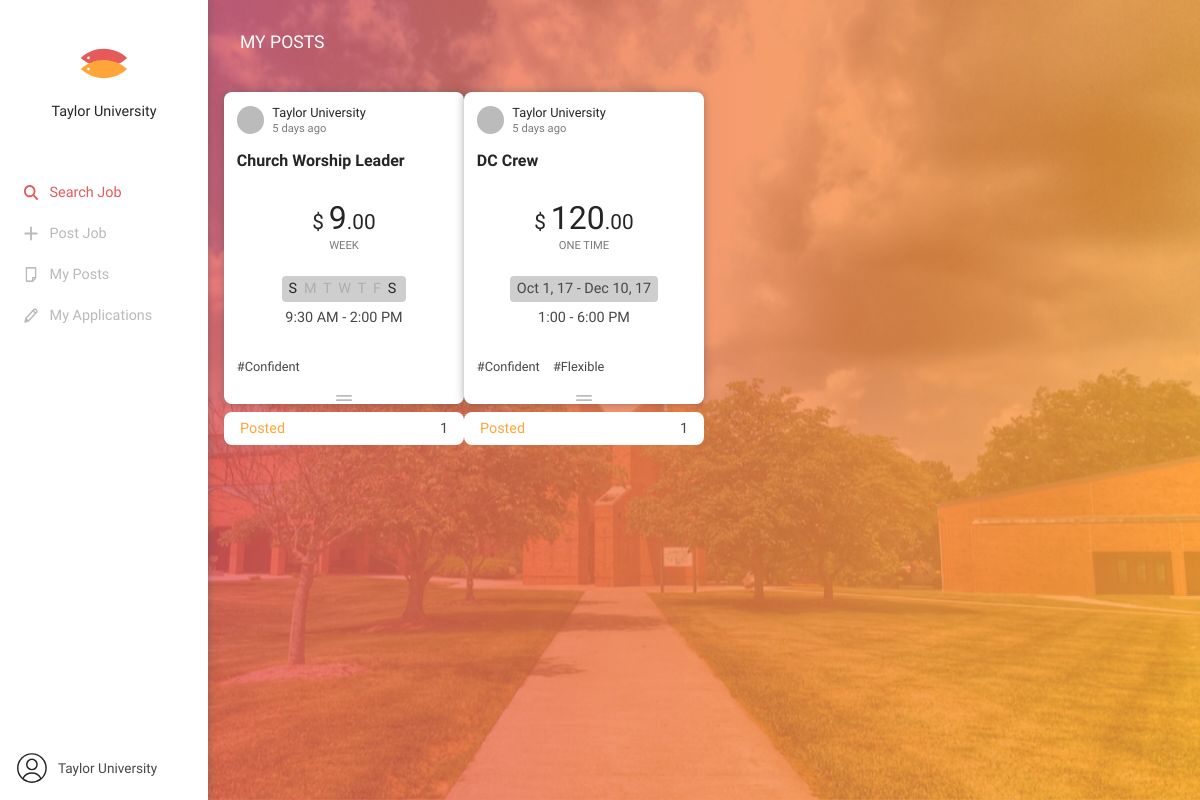
The page /posts (signed in) on the database its author committed.
### tables this page shows
CREATE TABLE user
(
  id             INTEGER PRIMARY KEY, /* random */
  email          TEXT NOT NULL,
  password       TEXT NOT NULL,
  name           TEXT NOT NULL,
  gender         TEXT NULL,
  contact        TEXT NULL,
  date_of_birth  DATE NULL,
  is_campus      TEXT DEFAULT 'NO',
  is_registered  TEXT DEFAULT 'NO',
  created_at     DATETIME DEFAULT CURRENT_TIMESTAMP
);

CREATE TABLE job
(
  id             INTEGER PRIMARY KEY, /* random */
  user_id        INTEGER REFERENCES user (id),
  title          TEXT NOT NULL,
  description    TEXT NOT NULL,
  term           TEXT NOT NULL,
  start_date     DATE NULL,
  end_date       DATE NULL,
  start_time     TIME NULL,
  end_time       TIME NULL,
  day            TEXT NULL,
  money          INTEGER NOT NULL,
  every          TEXT NOT NULL,
  accepted       INTEGER REFERENCES application (id) DEFAULT 0,
  created_at     DATETIME DEFAULT CURRENT_TIMESTAMP
);

CREATE TABLE job_tag
(
  job_id         INTEGER REFERENCES job (id),
  tag_id         INTEGER REFERENCES tag (id),
  created_at     DATETIME DEFAULT CURRENT_TIMESTAMP,
  PRIMARY KEY (job_id, tag_id)
);

CREATE TABLE tag
(
  id              INTEGER PRIMARY KEY, /* random */
  description     TEXT NOT NULL,
  created_at     DATETIME DEFAULT CURRENT_TIMESTAMP
);

### fivetwo.py (the view)
@app.route('/posts', methods=["GET", "POST"])
def posts():
    jobs = db.posts(current_user.id)
    outputs = []
    for j in jobs:
        job = {}
        job['id'] = j['id']
        job['user'] = {}
        job['user']['id'] = j['user_id']
        job['user']['name'] = db.user(j['user_id'])['name']
        job['title'] = j['title']
        job['date'] = j['created_at']
        job['description'] = j['description']
        job['term'] = j['term']
        if job['term'] == 'LONG':
            days = str(j['day']).split("/")
            job['day'] = days
        else:
            start_month = datetime.datetime.strptime(j['start_date'], '%Y-%m-%d').strftime("%b")
            start_day = int(datetime.datetime.strptime(j['start_date'], '%Y-%m-%d').strftime("%d"))
            start_year = datetime.datetime.strptime(j['start_date'], '%Y-%m-%d').strftime("%y")
            end_month = datetime.datetime.strptime(j['end_date'], '%Y-%m-%d').strftime("%b")
            end_day = int(datetime.datetime.strptime(j['end_date'], '%Y-%m-%d').strftime("%d"))
            end_year = datetime.datetime.strptime(j['end_date'], '%Y-%m-%d').strftime("%y")
            job['start_date'] = start_month + " " + str(start_day) + ", " + start_year
            job['end_date'] = end_month + " " + str(end_day) + ", " + end_year
        start_hour = int(datetime.datetime.strptime(j['start_time'], '%H:%M').strftime("%H"))
        start_minute = datetime.datetime.strptime(j['start_time'], '%H:%M').strftime("%M")
        start_ampm = "AM"
        end_hour = int(datetime.datetime.strptime(j['end_time'], '%H:%M').strftime("%H"))
        end_minute = datetime.datetime.strptime(j['end_time'], '%H:%M').strftime("%M")
        end_ampm = "AM"
        if start_hour == 12:
            start_ampm = "PM"
        elif start_hour > 12:
            start_hour -= 12
            start_ampm = "PM"
        if end_hour == 12:
            end_ampm = "PM"
        elif end_hour > 12:
            end_hour -= 12
            end_ampm = "PM"
        if start_ampm == end_ampm:
            job['start_time'] = str(start_hour) + ":" + start_minute
            job['end_time'] = str(end_hour) + ":" + end_minute + " " + end_ampm
        else:
            job['start_time'] = str(start_hour) + ":" + start_minute + " " + start_ampm
            job['end_time'] = str(end_hour) + ":" + end_minute + " " + end_ampm
        job['money'] = str(j['money'])
        job['every'] = j['every']
        tags = db.job_tags(job['id'])
        job['tags'] = tags
        job['num_applications'] = len(db.job_applications(j['id']))
        outputs.append(job)
    return render_template('posts.html', jobs=outputs)

### db.py (called while the page is built)
def connect_db():
    db_path = os.path.join(DATABASE)
    if not os.path.isfile(db_path):
        raise RuntimeError("Can't find database file '{}'".format(db_path))
    connection = sqlite3.connect(db_path)
    connection.row_factory = sqlite3.Row
    return connection

def open_db_connection():
    g.db = connect_db()

def close_db_connection():
    db = getattr(g, 'db', None)
    if db is not None:
        db.close()

def user(id):
    u = g.db.execute('SELECT * FROM user WHERE id = ?', (id,)).fetchone()
    if u is None:
        return None
    if u['is_campus'] == 'YES':
        user = g.db.execute('SELECT * FROM user INNER JOIN user_campus ON user.id = user_campus.id WHERE user.id = ?', (id,)).fetchone()
    else:
        user = u
    return user

def user_info(email):
    u = g.db.execute('SELECT * FROM user WHERE email = ?', (email,)).fetchone()
    if u is None:
        return None
    if u['is_campus'] == 'YES':
        user = g.db.execute('SELECT * FROM user INNER JOIN user_campus ON user.id = user_campus.id WHERE email = ?', (email,)).fetchone()
    else:
        user = u
    return user

def job_tags(job_id):
    return g.db.execute('SELECT * FROM job_tag INNER JOIN tag ON tag_id = tag.id WHERE job_id = ?', (job_id,)).fetchall()

def job_applications(job_id):
    return g.db.execute('SELECT * FROM application WHERE job_id = ? ORDER BY created_at DESC', (job_id,)).fetchall()

def posts(user_id):
    return g.db.execute('SELECT * FROM job WHERE user_id = ? ORDER BY created_at DESC', (user_id,)).fetchall()

### fivetwo.py (called while the page is built)
@app.before_request
def before():
    db.open_db_connection()

@app.teardown_request
def after(exception):
    db.close_db_connection()

@login_mgr.user_loader
def load_user(id):
    return User(id)

### templates/posts.html (shortened to what this page needs)
{% extends 'base.html' %}
{% block content %}
<div id="page-posts" class="align--center">
    <h1>My Posts</h1>
    <div id="posts" class="align--left">
        {% for job in jobs %}<div class="div-job">
        <a href="/job/{{ job['id'] }}">
        <div class="job shadow">
            <div class="profile align--left">
                <div class="picture align--middle"></div>
                <div class="info align--middle">
                    <div class="user font--main font--black align--left">{{ job['user']['name'] }}</div>
                    <div class="date font--main align--left">5 days ago</div>
                </div>
            </div>
            <div class="title font--black align--left">{{ job['title'] }}</div>
            <div class="info align--center">
                <div class="wage font--main font--black align--center"><span class="dollar">$</span>{{ job['money'][:-2] }}<span class="cent">.{{ job['money'][-2:] }}</span></div>
                <div class="every font--main font--gray align--center">{{ job['every'] }}</div>
                <div class="day font--main">
                    {% if job['term'] == 'LONG' %}
                        {% if job['day'][0] == '0' %}
                            <span>S</span>
                        {% else %}
                            <span class="work">S</span>
                        {% endif %}
                        {% if job['day'][1] == '0' %}
                            <span>M</span>
                        {% else %}
                            <span class="work">M</span>
                        {% endif %}
                        {% if job['day'][2] == '0' %}
                            <span>T</span>
                        {% else %}
                            <span class="work">T</span>
                        {% endif %}
                        {% if job['day'][3] == '0' %}
                            <span>W</span>
                        {% else %}
                            <span class="work">W</span>
                        {% endif %}
                        {% if job['day'][4] == '0' %}
                            <span>T</span>
                        {% else %}
                            <span class="work">T</span>
                        {% endif %}
                        {% if job['day'][5] == '0' %}
                            <span>F</span>
                        {% else %}
                            <span class="work">F</span>
                        {% endif %}
                        {% if job['day'][6] == '0' %}
                            <span>S</span>
                        {% else %}
                            <span class="work">S</span>
                        {% endif %}
                    {% else %}
                        {% if job['start_date'] == job['end_date'] %}
                            {{ job['start_date'] }}
                        {% else %}
                            {{ job['start_date'] }} - {{ job['end_date'] }}
                        {% endif %}
                    {% endif %}
                </div>
                <div class="time font--main">{{ job['start_time'] }} - {{ job['end_time'] }}</div>
            </div>
            <div class="tags">
                {% for tag in job['tags'] %}
                    <div class="tag">#{{ tag['description'] }}</div>
                {% else %}
                    <div class="tag">&nbsp;</div>
                {% endfor %}
            </div>
            <div class="align--center">
                <img class="button" alt="" src="/static/img/card-button.svg">
            </div>
        </div><div class="bottom">
            <span class="status font--yellow">Posted</span><span class="applications">{{ job['num_applications'] }}</span>
        </div></a>
        </div>{% else %}
            <div>No jobs posted.</div>
        {% endfor %}
    </div>
</div>
{% endblock %}

### templates/base.html (shortened to what this page needs)
<!DOCTYPE html>
<html lang="en">
<head>
    <link rel="stylesheet" type="text/css" href="/static/css/animate.css">
    <link rel="stylesheet" type="text/css" href="/static/css/main.css?ver=1.0">
    <link rel="stylesheet" type="text/css" href="/static/css/job.css?ver=1.0">
    <link rel="stylesheet" type="text/css" href="/static/css/my.css?ver=1.0">
    <link rel="stylesheet" type="text/css" href="/static/css/login.css?ver=1.0">
    <link rel="stylesheet" type="text/css" href="/static/css/remodal.css">
    <link rel="stylesheet" type="text/css" href="/static/css/remodal-default-theme.css?ver=1.0">
    <link href="https://cdnjs.cloudflare.com/ajax/libs/font-awesome/4.2.0/css/font-awesome.css" rel="stylesheet">
</head>
<body>
<header class="shadow">
    <section>
        <div class="align--middle align--center"><a href="{{ url_for('index') }}"><img id="logo" alt="52CO" src="/static/img/fivetwo.svg"></a></div>
        <div id="campus-name" class="font--black font--500 align--center">Taylor University</div>
    </section>
{% if login == True %}
    <style>
        body {
            grid-template-columns: 20rem 1fr !important;
        }
    </style>
    <section id="section-login" class="align--center">
        <div class="tag font--main align--left">Campus</div>
        <button class="submit" type="button">Log In as Student/Faculty</button>
        <div class="tag font--main align--left" id="tag-community">Community</div>
        <form method="POST">
        {{ login_form.csrf_token }}
        {{ login_form.email(placeholder="Email Address") }}<br>
        {{ login_form.password(placeholder="Password") }}<br>
        {{ login_form.login_submit() }}
        </form>
    </section>
    <section class="align--left align--vertical">
        &copy; 2017
    </section>
{% else %}
    <section>
        <a href="{{ url_for('index') }}"><div class="menu now"><img alt="" src="/static/img/icon-search.svg">Search Job</div></a>
        <a href="{{ url_for('new') }}"><div class="menu"><img alt="" src="/static/img/icon-add-gray.svg">Post Job</div></a>
        <a href="{{ url_for('posts') }}"><div class="menu"><img alt="" src="/static/img/icon-jobs-gray.svg">My Posts</div></a>
        <a href="{{ url_for('applications') }}"><div class="menu"><img alt="" src="/static/img/icon-edit-gray.svg">My Applications</div></a>
    </section>
    <section class="align--left align--vertical">
        <div id="profile" class="align--left">
            <a href="{{ url_for('logout') }}">
            <img alt="PROFILE" src="/static/img/profile.svg">
            <div id="user-name" class="font--main font--500 align--middle">{{ current_user.name }}</div>
            </a>
        </div>
    </section>
{% endif %}
</header>
<div id="page" class="align--center">
{% block content %}
{% endblock %}
</div>
</body>
</html>

### static/css/main.css (style rules this page uses)
*, *::before, *::after { transition: all ease-out 0.3s; }
html { -webkit-box-sizing: border-box; -moz-box-sizing: border-box; box-sizing: border-box; display: block; }
body { width: 100%; height: 100%; background: none; display: grid; grid-template-columns: 13rem 1fr; grid-template-rows: 1fr; grid-gap: 0; -webkit-box-sizing: border-box; -moz-box-sizing: border-box; box-sizing: border-box; padding: 0; margin: 0; font-size: 0.9rem; font-family: 'Quicksand', sans-serif; font-weight: 500; color: #474747; }
a { text-decoration: none; color: #474747; cursor: pointer; }
h1 { color: #252525; font-size: 1.1rem; font-family: 'Questrial', sans-serif; font-weight: 500; margin: 0; margin-bottom: 2rem; text-align: left; text-transform: uppercase; }
img { margin: 0; vertical-align: middle; }
.align--left { text-align: left; }
.align--center { text-align: center; }
.align--middle { vertical-align: middle; }
.font--black { color: #252525; }
.font--yellow { color: #FFA539; }
.font--gray { color: #7a7a7a; }
.font--main { font-family: 'Questrial', sans-serif !important; font-weight: 500 !important; }
.font--500 { font-weight: 500; }
.shadow { -webkit-box-shadow: 0 0 0.5rem rgba(85,85,85,0.5); -moz-box-shadow: 0 0 0.5rem rgba(85,85,85,0.5); box-shadow: 0 0 0.5rem rgba(85,85,85,0.5); }
header { background: #fff; z-index: 10; display: grid; grid-template-columns: 1fr; grid-template-rows: 10rem 1fr 4rem; height: 100vh; max-height: 100vh; }
header section { padding: 1rem; }
header #logo { cursor: pointer; width: 3rem; height: auto; margin: auto; margin-top: 2rem; margin-bottom: 1.5rem; }
header #profile img { width: 2rem; height: auto; margin-right: 0.4rem; }
header #user-name { display: inline-block; font-size: 0.85rem; }
#page { height: 100vh; max-height: 100vh; padding: 0; margin: 0; overflow-y: auto; -webkit-box-sizing: border-box; -moz-box-sizing: border-box; box-sizing: border-box; background: url('/static/img/campus-background.jpg') no-repeat center center fixed; -webkit-background-size: cover; -moz-background-size: cover; -o-background-size: cover; background-size: cover; }
.menu { font-size: 0.9rem; font-weight: 500; color: #bababa; margin: 0.5rem; margin-bottom: 1.5rem; }
.menu img { display: inline-block; vertical-align: middle; margin-right: 0.7rem; margin-top: -0.1rem; width: 0.9rem; height: auto; }
.menu.now { color: #E55A5A; }
.div-job { display: inline-block; width: 25%; }
.job { background: #fff; border-radius: 0.5rem; width: 15rem; height: 19.5rem; margin: 0.5rem auto; cursor: pointer; }
.job .profile { padding: 0.8rem; border-radius: 0.5rem 0.5rem 0 0; }
.job .profile .picture { display: inline-block; background-color: #bbb; border-radius: 50%; width: 1.7rem; height: 1.7rem; margin-right: 0.3rem; }
.job .profile .info { display: inline-block; }
.job .profile .user { font-size: 0.8rem; }
.job .profile .date { font-size: 0.7rem; margin-top: 0.15rem; color: #7a7a7a; }
.job .title { font-size: 1rem; padding: 0.8rem; padding-top: 0.2rem; padding-bottom: 0.3rem; font-weight: 600; overflow-x: hidden; }
.job .wage { font-size: 2rem; margin-top: 1.5rem; }
.job .wage .dollar { font-size: 1.3rem; margin-right: 0.3rem; }
.job .wage .cent { font-size: 1.3rem; }
.job .every { font-size: 0.7rem; text-transform: uppercase; margin-top: 0.1rem; margin-bottom: 1.5rem; }
.job .day { color: #474747; font-size: 0.9rem; background: #cecece; border-radius: 0.25rem; margin: 0 auto; display: inline-block; padding: 0.3rem; padding-left: 0.4rem; padding-right: 0.4rem; }
.job .day span { color: #aeaeae; margin-right: 0.2rem; }
.job .day .work { color: #252525; }
.job .time { font-size: 0.9rem; margin-top: 0.5em; }
.job .tags { padding: 0.8rem; margin-top: 1.2rem; overflow-x: hidden; text-align: left; min-height: 1.1rem; }
.job .tag { display: inline; font-size: 0.8rem; margin-right: 0.6rem; }
.job .button { width: 1rem; }

### rows shown on the page
user: name "Taylor University"
job: user.name "Taylor University", title "Church Worship Leader", money "9", money "00", every "WEEK", term "S", start_time "9:30 AM", end_time "2:00 PM", num_applications "1"
job_tag: description "Confident"
job: user.name "Taylor University", title "DC Crew", money "120", money "00", every "ONE TIME", start_date "Oct 1, 17", end_date "Dec 10, 17", start_time "1:00", end_time "6:00 PM", num_applications "1"
job_tag: description "Confident"
job_tag: description "Flexible"
